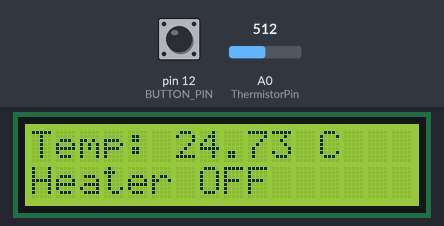
A sketch run on a simulated Arduino Uno, built with avr-gcc and run on an emulated ATmega328P. On the bench: 16×2 character LCD. The inputs (shaded band) are chosen by the test bench; at power-on: pin 12 (BUTTON_PIN) HIGH, A0 (ThermistorPin) = 512. What the sketch prints to the serial monitor is not drawn.

Above: at 3.2 s.
3.3 s: pin 12 (BUTTON_PIN) pulled LOW for 0.65 s
At 6.4 s:
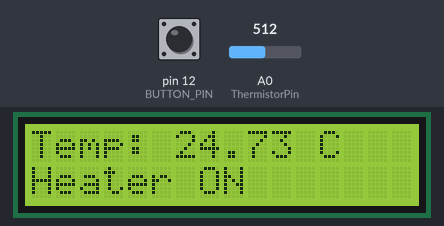
6.7 s: A0 (ThermistorPin) set to 382
At 7.9 s:
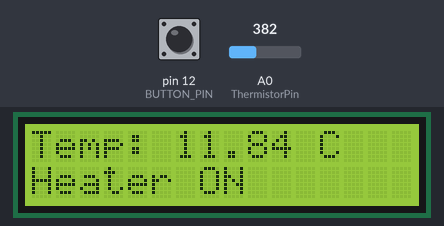
8.2 s: A0 (ThermistorPin) set to 345
At 9.4 s:
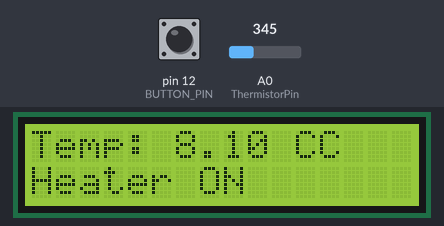
9.8 s: pin 12 (BUTTON_PIN) pulled LOW for 1 s
At 10.7 s:
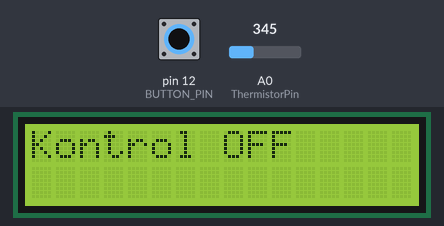
12.9 s: A0 (ThermistorPin) set to 306
At 13.5 s:
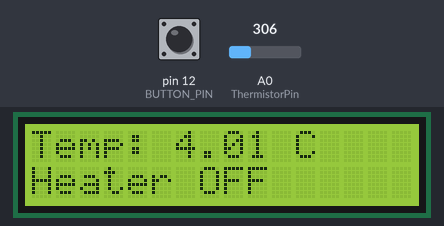
Timing chart, 0 to 15.5 s (numbered marks = the images above; inputs shaded):
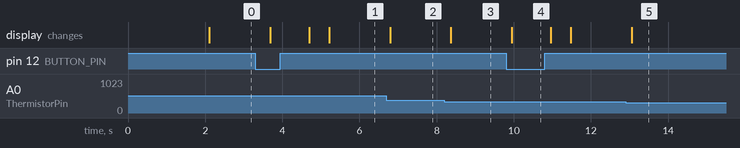

The sketch:

thermistor.ino
```cpp
// library Import
#include <Wire.h>              // Built-in library for I2C communication
#include <LiquidCrystal_I2C.h> // Library Name: LiquidCrystal_I2C by Frank de Brabander

// Variabel Initialization for Thermistor
int ThermistorPin = A0;
int Vo;
float R1 = 10000;
float logR2, R2, T, Tc, Tf;
float c1 = 1.009249522e-03, c2 = 2.378405444e-04, c3 = 2.019202697e-07;

// Variabel Initialization for Button and SSR
#define BUTTON_PIN 12
#define SSR_PIN 13
bool controlActive = false;
bool buttonPressed = false;

LiquidCrystal_I2C lcd(0x27, 16, 2);

void setup()
{
  // Serial Communication Initialization
  Serial.begin(9600);

  // PinMode Initialization
  pinMode(SSR_PIN, OUTPUT);
  pinMode(BUTTON_PIN, INPUT_PULLUP);

  // LCD Initialization
  lcd.begin(16, 2);
  lcd.setBacklight(1);
  lcd.print("Sistem Dimulai!");
  delay(2000);
  lcd.clear();
}

void loop()
{
  // Thermistor Calculation
  // Reference: https://www.anakkendali.com/2020/01/17/belajar-arduino-mengakses-sensor-suhu-ntc-thermistor-10k/
  Vo = analogRead(ThermistorPin);       // Reads the analog value from the thermistor.
  R2 = R1 * (1023.0 / (float)Vo - 1.0); // Calculates the resistance of the thermistor.
  logR2 = log(R2);
  T = (1.0 / (c1 + c2 * logR2 + c3 * logR2 * logR2 * logR2));
  Tc = T - 273.15; // Applies the Steinhart-Hart equation to find the temperature in Celsius (Tc).

  // Serial and LCD Print
  Serial.print("Temperature: ");
  Serial.print(Tc);
  Serial.println(" C");

  lcd.setCursor(0, 0);
  lcd.print("Temp: ");
  lcd.print(Tc);
  lcd.print(" C");

  // Button Control
  if (digitalRead(BUTTON_PIN) == LOW)
  {
    if (!buttonPressed)
    {
      // Checks if the button is pressed to toggle controlActive.
      controlActive = !controlActive;
      buttonPressed = true;
      lcd.clear();
      lcd.setCursor(0, 0);
      lcd.print(controlActive ? "Kontrol ON" : "Kontrol OFF");
      delay(1000); // Debounces the button press to prevent multiple toggles.
    }
  }
  else
  {
    buttonPressed = false;
  }

  if (controlActive)
  {
    /* If controlActive is true:
       Turns the heater OFF if Tc >= 60°C.
       Turns the heater ON if Tc <= 50°C.
       Updates the LCD and serial monitor with the heater status.
    */
    if (Tc >= 60)
    {
      digitalWrite(SSR_PIN, LOW);
      lcd.setCursor(0, 1);
      lcd.print("Heater OFF ");
      Serial.println("SSR OFF (Temp >= 60C)");
    }
    else if (Tc <= 50)
    {
      digitalWrite(SSR_PIN, HIGH);
      lcd.setCursor(0, 1);
      lcd.print("Heater ON  ");
      Serial.println("SSR ON (Temp <= 50C)");
    }
  }
  else
  {
    digitalWrite(SSR_PIN, LOW);
    lcd.setCursor(0, 1);
    lcd.print("Heater OFF ");
  }

  delay(500); // Waits for 500 milliseconds before the next loop iteration.
}
```

Measured:
- the behaviour switches between 364 and 363 on A0 (ThermistorPin) (found by bisection; images 2 and 3)
- after the input at 3.3 s, the display: first changes after 0.38 s (image 1 shows a later state)
- after the input at 6.7 s, the display: changes after 0.09 s (image 2)
- after the input at 8.2 s, the display: changes after 0.17 s (image 3)
- after the input at 9.8 s, the display: changes after 0.14 s (image 4)
- after the input at 12.9 s, the display: changes after 0.15 s (image 5)
